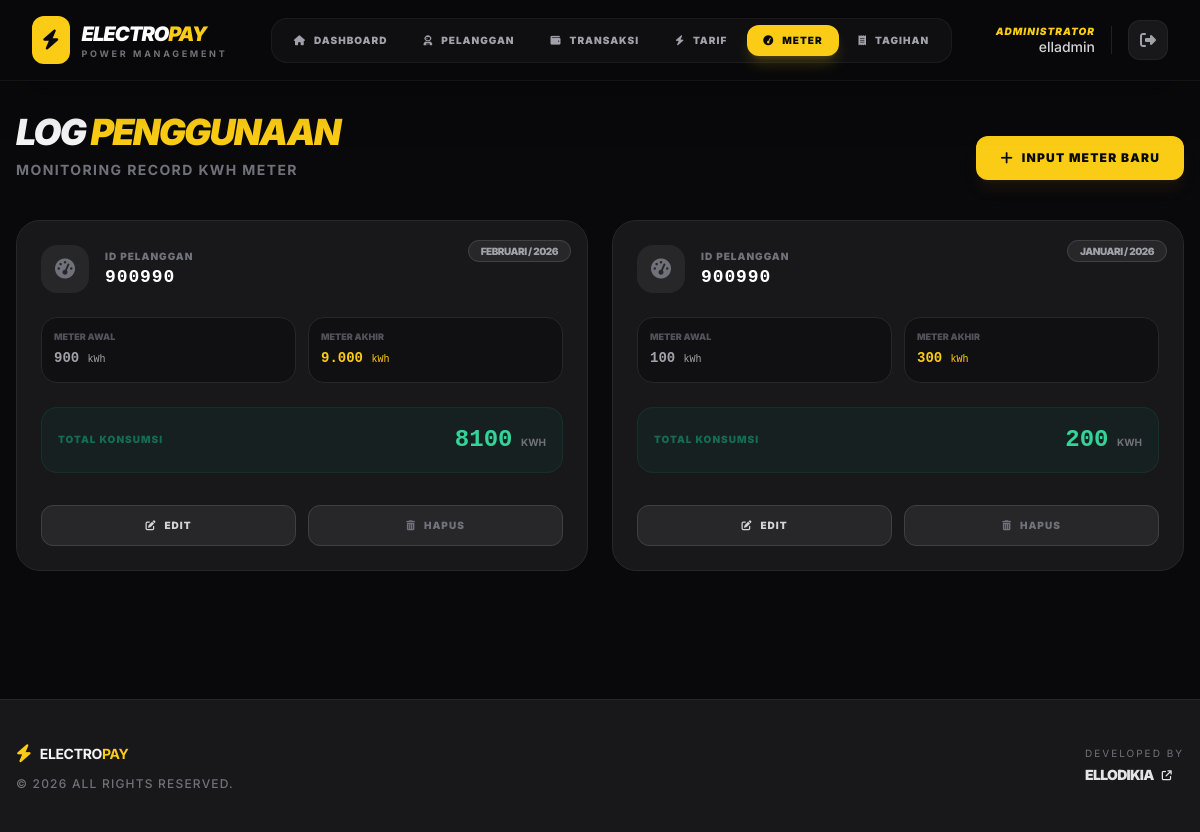
The page /data_penggunaan.php (signed in) on the database its author committed.
### tables this page shows
CREATE TABLE `payment_penggunaan` (
  `id` int(11) NOT NULL,
  `id_pelanggan` varchar(100) NOT NULL,
  `bulan` varchar(50) NOT NULL,
  `tahun` varchar(50) NOT NULL,
  `meterawal` int(11) NOT NULL,
  `meterakhir` int(11) NOT NULL
);

### data_penggunaan.php (the view, shortened to what this page needs)
<?php
include 'koneksi.php';
$query = mysqli_query($koneksi, "SELECT * FROM payment_penggunaan ORDER BY id DESC") or die(mysqli_error($koneksi));
?>
<!DOCTYPE html>
<html lang="en">
<head>
    <script src="https://cdn.tailwindcss.com"></script>
    <link rel="stylesheet" href="https://cdnjs.cloudflare.com/ajax/libs/font-awesome/6.5.1/css/all.min.css" />
</head>
<body class="bg-zinc-950 text-zinc-100 min-h-screen">
    <?php include 'nav.php'; ?>
    <main class="max-w-7xl mx-auto px-4 pt-4 pb-12">
        <div class="flex flex-col md:flex-row md:items-end justify-between gap-6 mb-10">
            <div>
                <h2 class="text-4xl font-black tracking-tighter uppercase italic">Log <span class="text-yellow-brand">Penggunaan</span></h2>
                <p class="text-zinc-500 text-sm mt-2 uppercase tracking-widest font-bold">Monitoring Record kWh Meter</p>
            </div>
            <a href="form_add_penggunaan.php" class="bg-yellow-brand hover:bg-yellow-400 text-zinc-950 px-6 py-3 rounded-xl font-black text-xs uppercase tracking-widest flex items-center justify-center gap-2 transition-all shadow-lg shadow-yellow-900/20">
                <i class="fa-solid fa-plus text-sm"></i> Input Meter Baru
            </a>
        </div>
        <div class="grid grid-cols-1 md:grid-cols-2 xl:grid-cols-3 gap-6">
            <?php
                while ($row = mysqli_fetch_array($query)) {
                    $konsumsi = $row['meterakhir'] - $row['meterawal'];
            ?>
            <div class="bg-zinc-900 border border-zinc-800 rounded-3xl p-6 hover:border-yellow-400/30 transition-all group relative overflow-hidden">
                <div class="absolute top-0 right-0 p-4">
                    <span class="bg-zinc-800 text-zinc-400 text-[10px] font-black px-3 py-1 rounded-full border border-zinc-700 uppercase tracking-tighter">
                        <?= $row['bulan'] ?> / <?= $row['tahun'] ?>
                    </span>
                </div>
                <div class="flex items-center gap-4 mb-6">
                    <div class="w-12 h-12 bg-zinc-800 rounded-2xl flex items-center justify-center text-zinc-500 group-hover:bg-yellow-400/10 group-hover:text-yellow-400 transition-colors">
                        <i class="fa-solid fa-gauge-high text-xl"></i>
                    </div>
                    <div>
                        <p class="text-[10px] text-zinc-500 font-black uppercase tracking-widest mb-0.5">ID Pelanggan</p>
                        <h3 class="text-white font-mono font-bold text-lg leading-tight tracking-wider"><?= $row['id_pelanggan']; ?></h3>
                    </div>
                </div>
                <div class="grid grid-cols-2 gap-3 mb-6">
                    <div class="bg-zinc-950/50 border border-zinc-800 rounded-2xl p-3">
                        <p class="text-[9px] text-zinc-600 font-black uppercase mb-1">Meter Awal</p>
                        <p class="text-sm font-mono font-bold text-zinc-400"><?= number_format($row['meterawal'], 0, ',', '.'); ?> <span class="text-[10px] font-normal">kWh</span></p>
                    </div>
                    <div class="bg-zinc-950/50 border border-zinc-800 rounded-2xl p-3">
                        <p class="text-[9px] text-zinc-600 font-black uppercase mb-1">Meter Akhir</p>
                        <p class="text-sm font-mono font-bold text-yellow-brand"><?= number_format($row['meterakhir'], 0, ',', '.'); ?> <span class="text-[10px] font-normal">kWh</span></p>
                    </div>
                </div>
                <div class="flex items-center justify-between p-4 bg-emerald-500/5 border border-emerald-500/10 rounded-2xl mb-8">
                    <span class="text-[10px] font-black text-emerald-500/50 uppercase tracking-widest">Total Konsumsi</span>
                    <div class="text-right">
                        <span class="text-2xl font-black text-emerald-400 font-mono"><?= $konsumsi ?></span>
                        <span class="text-[10px] font-bold text-emerald-500 uppercase ml-1 text-zinc-500">kWh</span>
                    </div>
                </div>
                <div class="grid grid-cols-2 gap-3">
                    <a href="form_edit_penggunaan.php?Id=<?= $row['id'] ?>" class="flex items-center justify-center gap-2 py-3 bg-zinc-800 hover:bg-zinc-700 text-zinc-300 rounded-xl text-[10px] font-black uppercase tracking-widest transition-all border border-zinc-700">
                        <i class="fa-solid fa-pen-to-square"></i> Edit
                    </a>
                    <a href="delete_data_penggunaan.php?Id=<?= $row['id'] ?>" class="flex items-center justify-center gap-2 py-3 bg-zinc-800 hover:bg-red-600/20 hover:text-red-500 text-zinc-500 rounded-xl text-[10px] font-black uppercase tracking-widest transition-all border border-zinc-700 hover:border-red-500/50" onclick="return confirm('Hapus record penggunaan ini?')">
                        <i class="fa-solid fa-trash-can"></i> Hapus
                    </a>
                </div>
            </div>
            <?php } ?>
        </div>
    </main>
    <?php include 'footer.php'; ?>
</body>
</html>

### data_penggunaan.php (style rules this page uses)
body { font-family: 'Inter', sans-serif; }
.bg-yellow-brand { background-color: #FACC15; }
.text-yellow-brand { color: #FACC15; }

### rows shown on the page
payment_penggunaan: bulan "FEBRUARI", tahun "2026", id_pelanggan "900990", meterawal "900", meterakhir "9.000", konsumsi "8100"
payment_penggunaan: bulan "JANUARI", tahun "2026", id_pelanggan "900990", meterawal "100", meterakhir "300", konsumsi "200"

### other values the page prints
$menuData[0] "DASHBOARD"
$menuData[0] "PELANGGAN"
$menuData[0] "TRANSAKSI"
$menuData[0] "TARIF"
$menuData[0] "METER"
$menuData[0] "TAGIHAN"
$_SESSION['user'] "elladmin"
